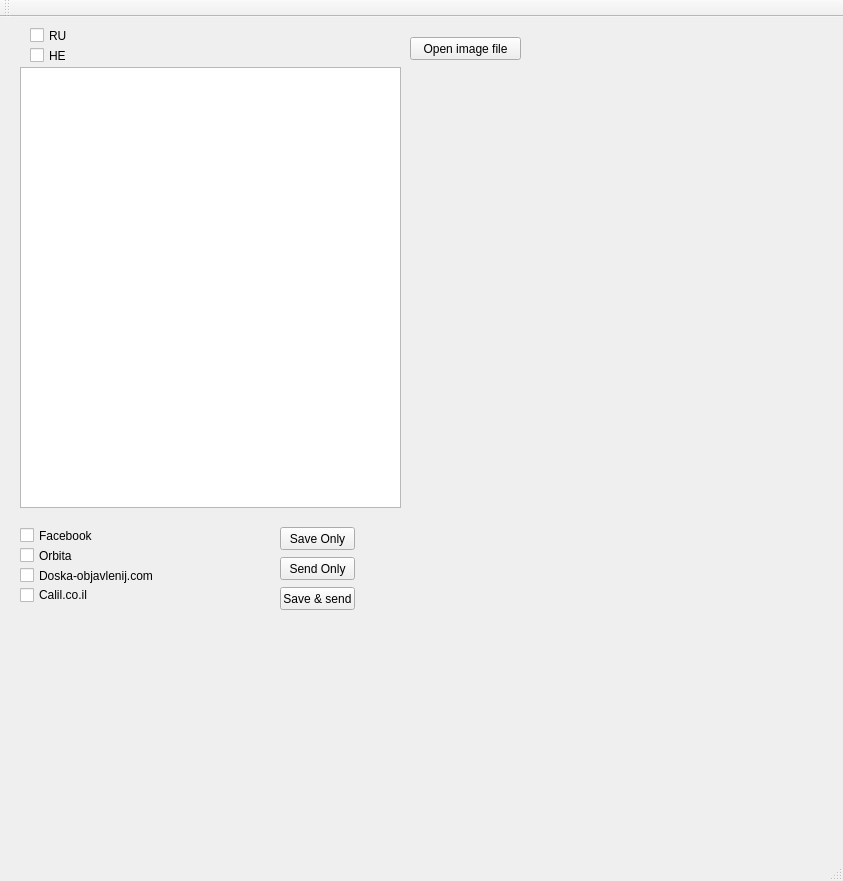
<?xml version="1.0" encoding="UTF-8"?>
<ui version="4.0">
 <class>MainWindow</class>
 <widget class="QMainWindow" name="MainWindow">
  <property name="geometry">
   <rect>
    <x>0</x>
    <y>0</y>
    <width>843</width>
    <height>881</height>
   </rect>
  </property>
  <property name="windowTitle">
   <string>MainWindow</string>
  </property>
  <widget class="QWidget" name="centralwidget">
   <widget class="QTextEdit" name="textEdit_Msg">
    <property name="geometry">
     <rect>
      <x>20</x>
      <y>50</y>
      <width>381</width>
      <height>441</height>
     </rect>
    </property>
   </widget>
   <widget class="QCheckBox" name="checkBox_RU">
    <property name="geometry">
     <rect>
      <x>30</x>
      <y>10</y>
      <width>70</width>
      <height>17</height>
     </rect>
    </property>
    <property name="text">
     <string>RU</string>
    </property>
   </widget>
   <widget class="QCheckBox" name="checkBox_HE">
    <property name="geometry">
     <rect>
      <x>30</x>
      <y>30</y>
      <width>70</width>
      <height>17</height>
     </rect>
    </property>
    <property name="text">
     <string>HE</string>
    </property>
   </widget>
   <widget class="QPushButton" name="pushButton_OpenFile">
    <property name="geometry">
     <rect>
      <x>410</x>
      <y>20</y>
      <width>111</width>
      <height>23</height>
     </rect>
    </property>
    <property name="text">
     <string>Open image file</string>
    </property>
   </widget>
   <widget class="QLabel" name="label_image">
    <property name="geometry">
     <rect>
      <x>410</x>
      <y>50</y>
      <width>321</width>
      <height>441</height>
     </rect>
    </property>
    <property name="text">
     <string/>
    </property>
   </widget>
   <widget class="QPushButton" name="pushButton_Save_only">
    <property name="geometry">
     <rect>
      <x>280</x>
      <y>510</y>
      <width>75</width>
      <height>23</height>
     </rect>
    </property>
    <property name="text">
     <string>Save Only</string>
    </property>
   </widget>
   <widget class="QPushButton" name="pushButton_Send_only">
    <property name="geometry">
     <rect>
      <x>280</x>
      <y>540</y>
      <width>75</width>
      <height>23</height>
     </rect>
    </property>
    <property name="text">
     <string>Send Only</string>
    </property>
   </widget>
   <widget class="QPushButton" name="pushButton_Save_and_send">
    <property name="geometry">
     <rect>
      <x>280</x>
      <y>570</y>
      <width>75</width>
      <height>23</height>
     </rect>
    </property>
    <property name="text">
     <string>Save &amp;&amp; send</string>
    </property>
   </widget>
   <widget class="QCheckBox" name="checkBox_Send2Facebook">
    <property name="geometry">
     <rect>
      <x>20</x>
      <y>510</y>
      <width>151</width>
      <height>17</height>
     </rect>
    </property>
    <property name="text">
     <string>Facebook</string>
    </property>
   </widget>
   <widget class="QCheckBox" name="checkBox_Send2Orbita">
    <property name="geometry">
     <rect>
      <x>20</x>
      <y>530</y>
      <width>151</width>
      <height>17</height>
     </rect>
    </property>
    <property name="text">
     <string>Orbita</string>
    </property>
   </widget>
   <widget class="QCheckBox" name="checkBox_Send2Doska_Objavlenij">
    <property name="geometry">
     <rect>
      <x>20</x>
      <y>550</y>
      <width>151</width>
      <height>17</height>
     </rect>
    </property>
    <property name="text">
     <string>Doska-objavlenij.com</string>
    </property>
   </widget>
   <widget class="QCheckBox" name="checkBox_Send2Calil_co_il">
    <property name="geometry">
     <rect>
      <x>20</x>
      <y>570</y>
      <width>151</width>
      <height>16</height>
     </rect>
    </property>
    <property name="text">
     <string>Calil.co.il</string>
    </property>
   </widget>
  </widget>
  <widget class="QMenuBar" name="menubar">
   <property name="geometry">
    <rect>
     <x>0</x>
     <y>0</y>
     <width>843</width>
     <height>21</height>
    </rect>
   </property>
  </widget>
  <widget class="QStatusBar" name="statusbar"/>
  <widget class="QToolBar" name="toolBar">
   <property name="windowTitle">
    <string>toolBar</string>
   </property>
   <attribute name="toolBarArea">
    <enum>TopToolBarArea</enum>
   </attribute>
   <attribute name="toolBarBreak">
    <bool>false</bool>
   </attribute>
  </widget>
 </widget>
 <resources/>
 <connections/>
</ui>
